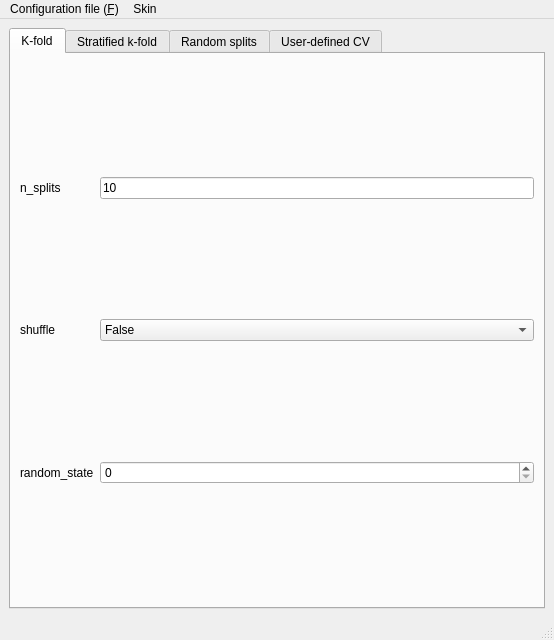
<?xml version="1.0" encoding="UTF-8"?>
<ui version="4.0">
 <class>MainWindow</class>
 <widget class="QMainWindow" name="MainWindow">
  <property name="geometry">
   <rect>
    <x>0</x>
    <y>0</y>
    <width>554</width>
    <height>640</height>
   </rect>
  </property>
  <property name="windowTitle">
   <string>MainWindow</string>
  </property>
  <widget class="QWidget" name="centralwidget">
   <layout class="QGridLayout" name="gridLayout_4">
    <item row="0" column="0">
     <widget class="QTabWidget" name="tabWidget">
      <property name="tabPosition">
       <enum>QTabWidget::North</enum>
      </property>
      <property name="currentIndex">
       <number>0</number>
      </property>
      <widget class="QWidget" name="tab_kfold">
       <attribute name="title">
        <string>K-fold</string>
       </attribute>
       <layout class="QGridLayout" name="gridLayout_3">
        <item row="2" column="0">
         <widget class="QLabel" name="label_8">
          <property name="text">
           <string>random_state</string>
          </property>
         </widget>
        </item>
        <item row="1" column="0">
         <widget class="QLabel" name="label_7">
          <property name="text">
           <string>shuffle</string>
          </property>
         </widget>
        </item>
        <item row="0" column="0">
         <widget class="QLabel" name="label">
          <property name="text">
           <string>n_splits</string>
          </property>
         </widget>
        </item>
        <item row="0" column="2">
         <widget class="QLineEdit" name="lineEdit_kfold_n_splits">
          <property name="text">
           <string>10</string>
          </property>
         </widget>
        </item>
        <item row="1" column="2">
         <widget class="QComboBox" name="comboBox_kfold_shuffle">
          <item>
           <property name="text">
            <string>False</string>
           </property>
          </item>
          <item>
           <property name="text">
            <string>True</string>
           </property>
          </item>
         </widget>
        </item>
        <item row="2" column="2">
         <widget class="QSpinBox" name="spinBox_kfold_randomstate">
          <property name="maximum">
           <number>10000</number>
          </property>
         </widget>
        </item>
       </layout>
      </widget>
      <widget class="QWidget" name="tab_stratifiedkfold">
       <attribute name="title">
        <string>Stratified k-fold</string>
       </attribute>
       <layout class="QGridLayout" name="gridLayout_2">
        <item row="1" column="0">
         <widget class="QLabel" name="label_10">
          <property name="text">
           <string>shuffle</string>
          </property>
         </widget>
        </item>
        <item row="0" column="1">
         <widget class="QLineEdit" name="lineEdit_stratifiedkfold_n_splits">
          <property name="text">
           <string>10</string>
          </property>
         </widget>
        </item>
        <item row="1" column="1">
         <widget class="QComboBox" name="comboBox_stratifiedkfold_shuffle">
          <item>
           <property name="text">
            <string>False</string>
           </property>
          </item>
          <item>
           <property name="text">
            <string>True</string>
           </property>
          </item>
         </widget>
        </item>
        <item row="0" column="0">
         <widget class="QLabel" name="label_2">
          <property name="text">
           <string>n_splits</string>
          </property>
         </widget>
        </item>
        <item row="2" column="0">
         <widget class="QLabel" name="label_9">
          <property name="text">
           <string>random_state</string>
          </property>
         </widget>
        </item>
        <item row="2" column="1">
         <widget class="QSpinBox" name="spinBox_stratifiedkfold_randomstate">
          <property name="maximum">
           <number>10000</number>
          </property>
         </widget>
        </item>
       </layout>
      </widget>
      <widget class="QWidget" name="tab_randomsplit">
       <attribute name="title">
        <string>Random splits</string>
       </attribute>
       <layout class="QGridLayout" name="gridLayout">
        <item row="0" column="2">
         <widget class="QLineEdit" name="lineEdit_randomsplits_n_splits">
          <property name="text">
           <string>10</string>
          </property>
         </widget>
        </item>
        <item row="3" column="0">
         <widget class="QLabel" name="label_6">
          <property name="text">
           <string>train_size</string>
          </property>
         </widget>
        </item>
        <item row="1" column="1" colspan="2">
         <widget class="QDoubleSpinBox" name="doubleSpinBox_randomsplits_testsize">
          <property name="minimum">
           <double>0.010000000000000</double>
          </property>
          <property name="maximum">
           <double>1.000000000000000</double>
          </property>
          <property name="singleStep">
           <double>0.100000000000000</double>
          </property>
          <property name="value">
           <double>0.200000000000000</double>
          </property>
         </widget>
        </item>
        <item row="3" column="2">
         <widget class="QDoubleSpinBox" name="doubleSpinBox_randomsplits_trainsize">
          <property name="minimum">
           <double>0.100000000000000</double>
          </property>
          <property name="maximum">
           <double>1.000000000000000</double>
          </property>
          <property name="singleStep">
           <double>0.100000000000000</double>
          </property>
          <property name="value">
           <double>0.800000000000000</double>
          </property>
         </widget>
        </item>
        <item row="0" column="0">
         <widget class="QLabel" name="label_3">
          <property name="text">
           <string>n_splits</string>
          </property>
         </widget>
        </item>
        <item row="1" column="0">
         <widget class="QLabel" name="label_5">
          <property name="text">
           <string>test_size</string>
          </property>
         </widget>
        </item>
        <item row="4" column="0">
         <widget class="QLabel" name="label_11">
          <property name="text">
           <string>random_state</string>
          </property>
         </widget>
        </item>
        <item row="4" column="2">
         <widget class="QSpinBox" name="spinBox_randomsplits_randomstate">
          <property name="maximum">
           <number>10000</number>
          </property>
         </widget>
        </item>
       </layout>
      </widget>
      <widget class="QWidget" name="tab_userdefined">
       <attribute name="title">
        <string>User-defined CV</string>
       </attribute>
      </widget>
     </widget>
    </item>
   </layout>
  </widget>
  <widget class="QMenuBar" name="menubar">
   <property name="geometry">
    <rect>
     <x>0</x>
     <y>0</y>
     <width>554</width>
     <height>26</height>
    </rect>
   </property>
   <widget class="QMenu" name="menuConfiguration_file_F">
    <property name="title">
     <string>Configuration file (&amp;F)</string>
    </property>
    <addaction name="actionLoad_configuration"/>
    <addaction name="actionSave_configuration"/>
   </widget>
   <widget class="QMenu" name="menuSkin">
    <property name="title">
     <string>Skin</string>
    </property>
    <addaction name="actionDark"/>
    <addaction name="actionBlack"/>
    <addaction name="actionDarkOrange"/>
    <addaction name="actionGray"/>
    <addaction name="actionBlue"/>
    <addaction name="actionNavy"/>
    <addaction name="actionClassic"/>
   </widget>
   <addaction name="menuConfiguration_file_F"/>
   <addaction name="menuSkin"/>
  </widget>
  <widget class="QStatusBar" name="statusbar"/>
  <action name="actionLoad_configuration">
   <property name="text">
    <string>Load configuration</string>
   </property>
  </action>
  <action name="actionSave_configuration">
   <property name="text">
    <string>Save configuration</string>
   </property>
  </action>
  <action name="actionDark">
   <property name="text">
    <string>Dark</string>
   </property>
  </action>
  <action name="actionBlack">
   <property name="text">
    <string>Black</string>
   </property>
  </action>
  <action name="actionDarkOrange">
   <property name="text">
    <string>DarkOrange</string>
   </property>
  </action>
  <action name="actionGray">
   <property name="text">
    <string>Gray</string>
   </property>
  </action>
  <action name="actionBlue">
   <property name="text">
    <string>Blue</string>
   </property>
  </action>
  <action name="actionNavy">
   <property name="text">
    <string>Navy</string>
   </property>
  </action>
  <action name="actionClassic">
   <property name="text">
    <string>Classic</string>
   </property>
  </action>
 </widget>
 <resources/>
 <connections/>
</ui>
